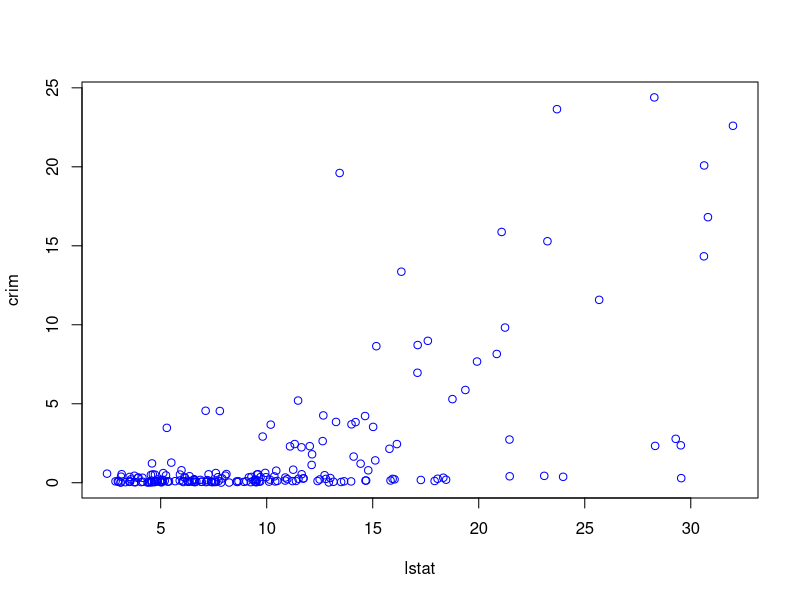
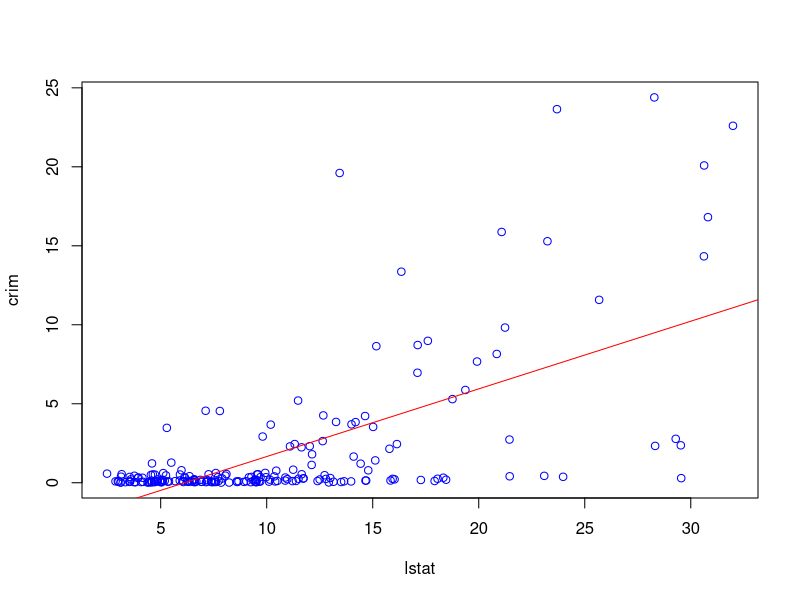
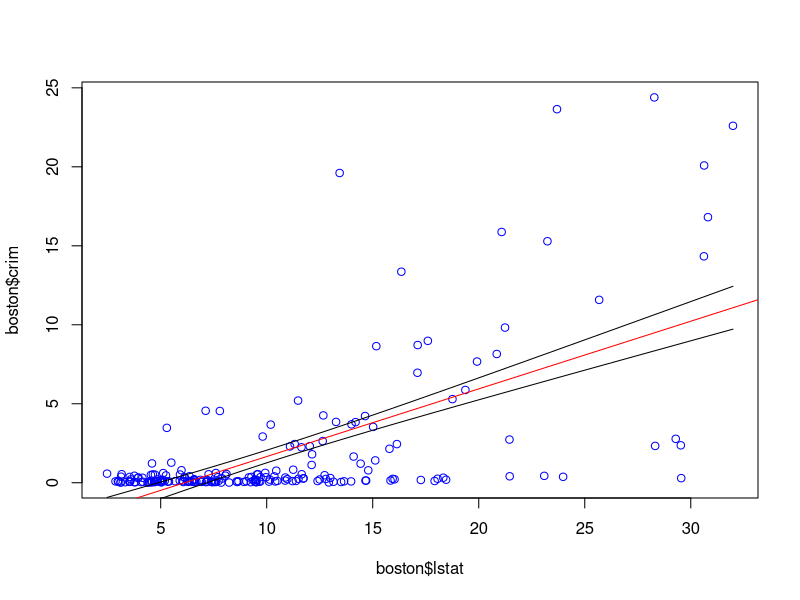
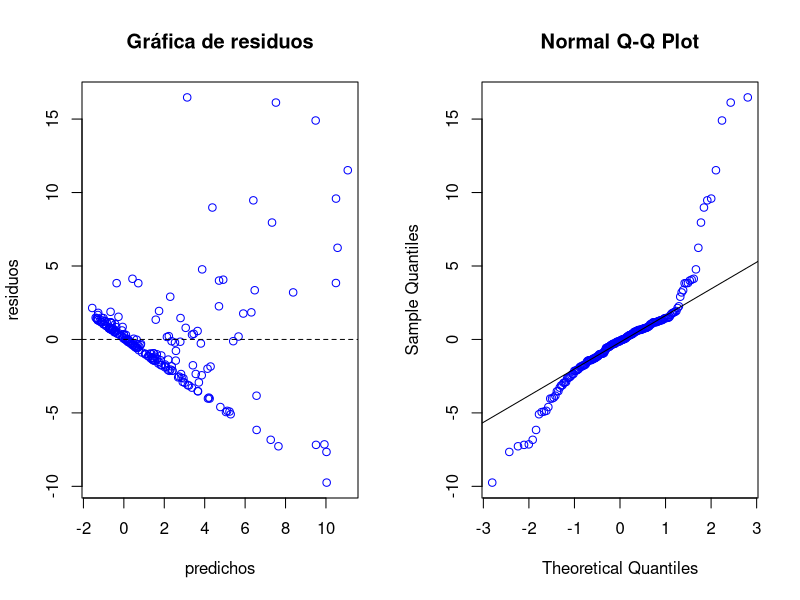
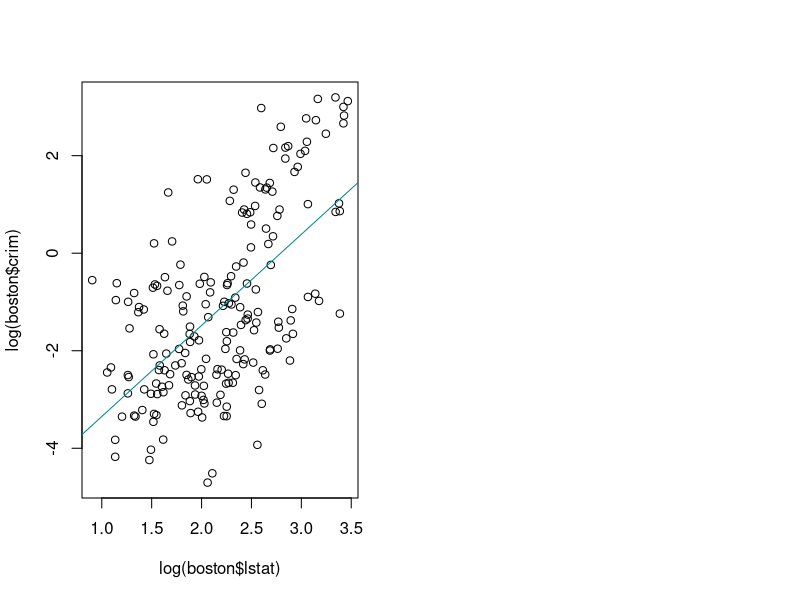

The R script that drew these images, in order:
## ---- chunk 1
knitr::opts_chunk$set(echo = TRUE)
## ---- chunk 2
library(readxl)
boston <- read_excel("boston.xlsx")
## ---- chunk 3
lm_crim_global<-lm(crim ~. , data=boston)
summary(lm_crim_global)
## ---- chunk 4
lm_crim_lstat <- lm(crim ~ lstat, data=boston)
summary(lm_crim_lstat)
plot(boston$lstat, boston$crim, col='BLUE', xlab = 'lstat', ylab = 'crim')
## ---- chunk 5
summary(lm_crim_lstat)
plot(boston$lstat, boston$crim, col='BLUE', xlab = 'lstat', ylab = 'crim')
abline(coef=coef(lm_crim_lstat), col='RED')
## ---- chunk 6
#bandas estimación
min<-range(boston$lstat)[1]; max<-range(boston$lstat)[2]
nuevos <- data.frame(list(lstat = seq(min,max,length=100)))
bandas_est<-predict(lm_crim_lstat, newdata = nuevos, interval = "confidence", level = 0.90)

#representacion 
plot(boston$lstat, boston$crim, col='BLUE')
abline(coef=coef(lm_crim_lstat), col='RED')
lines(nuevos$lstat, bandas_est[,2],col='BLACK')
lines(nuevos$lstat, bandas_est[,3],col='BLACK')

## ---- chunk 7
#calculo residuos
residuos<-residuals(lm_crim_lstat)

# diagnóstico linealidad y homocedasticidad
residuos <- residuals(lm_crim_lstat)
predichos <- fitted.values(lm_crim_lstat)
par(mfcol=c(1,2))
plot(predichos,residuos, col='BLUE',main = 'Gráfica de residuos')
abline(h=0,lty=2)

# diagnóstico normalidad residuos
qqnorm(residuos, col='BLUE')
qqline(residuos)
shapiro.test(residuos)
## ---- chunk 8

lm_crim_log<-lm(I(log(crim))~I(log(lstat)), data=boston, na.action=na.exclude)
summary(lm_crim_log)
plot(log(boston$lstat), log(boston$crim), type="p")
abline(coef=coef(lm_crim_log),col="darkcyan")
